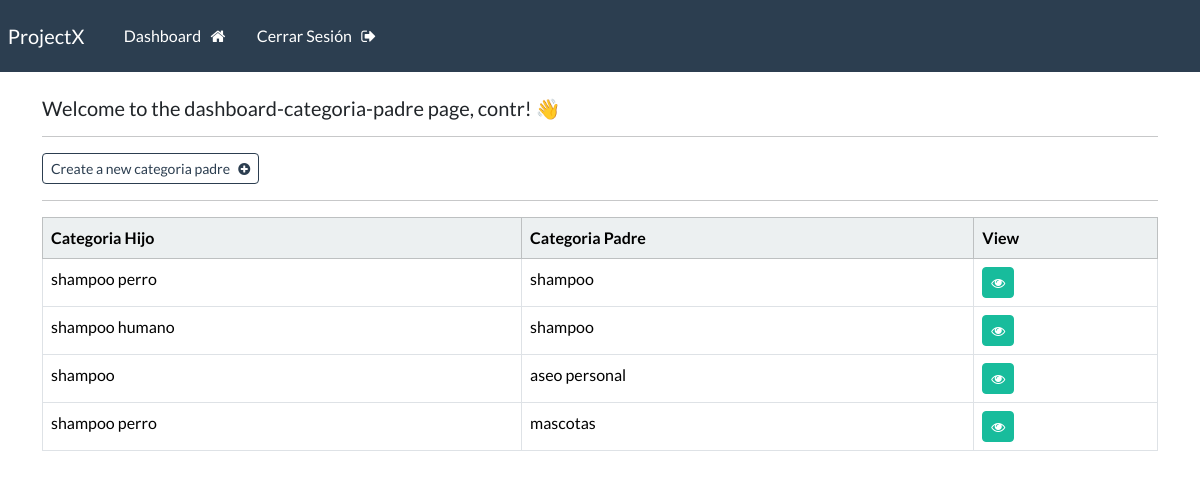
Page /dashboard-categoriapadre (signed in) on the committed database.
### webapp/models.py (models this page shows, shortened)
class CategoriaPadre(models.Model):
    id_categoriahijo = models.ForeignKey(Categoria, on_delete=models.CASCADE, related_name='categoria_padre_hijo', db_column='id_categoriahijo', to_field='id')
    id_categoriapadre = models.ForeignKey(Categoria, on_delete=models.CASCADE, related_name='categoria_padre_padre', db_column='id_categoriapadre', to_field='id')

class Categoria(models.Model):
    id = models.AutoField(primary_key=True)
    denominacion = models.CharField(max_length=100)
    descripcion = models.CharField(max_length=100)
    def __str__(self):
        return self.denominacion

### webapp/views.py (the view)
# urls.py: path('dashboard-categoriapadre', views.dashboard_categoriapadre, name="dashboard-categoriapadre"),
@login_required(login_url='my-login')
def dashboard_categoriapadre(request):
    my_categorias_padres = CategoriaPadre.objects.all()
    context = {'categoriaspadres': my_categorias_padres}
    return render(request,'webapp/dashboard-categoriapadre.html', context=context)

### webapp/templates/webapp/dashboard-categoriapadre.html
{% extends 'webapp/base.html' %}
{% block content %}
    <h5> Welcome to the dashboard-categoria-padre page, {{user}}! 👋</h5>
    <hr>
    <a class="btn btn-outline-primary btn-sm" href="{% url 'create-categoriapadre' %}">
        Create a new categoria padre &nbsp; <i class="fa fa-plus-circle" aria-hidden="true"></i>
    </a>
    <hr>
    <table class="table table table-hover table-bordered">
        <thead class="table-light">
            <tr>
                <th scope="col"> Categoria Hijo </th>
                <th scope="col"> Categoria Padre </th>
                <th scope="col"> View </th>
            </tr>
        </thead>
        <tbody>
        {% if categoriaspadres %}
            {% for categoriapadre in categoriaspadres %}
            <tr>
                <td> {{categoriapadre.id_categoriahijo}}</td>
                <td> {{categoriapadre.id_categoriapadre}}</td>
                <td> <a class="btn btn-success btn-sm" href="{% url 'categoriapadre' categoriapadre.id %}"> <i class="fa fa-eye" aria-hidden="true"></i> </a></td>
            </tr>
            {% endfor %}
        {% endif %}
        </tbody>
    </table>
{% endblock %}

### rows in the picture
CategoriaPadre: id_categoriahijo "shampoo perro", id_categoriapadre "shampoo"
CategoriaPadre: id_categoriahijo "shampoo humano", id_categoriapadre "shampoo"
CategoriaPadre: id_categoriahijo "shampoo", id_categoriapadre "aseo personal"
CategoriaPadre: id_categoriahijo "shampoo perro", id_categoriapadre "mascotas"

### other values in the picture
{{ user }} "contr"
